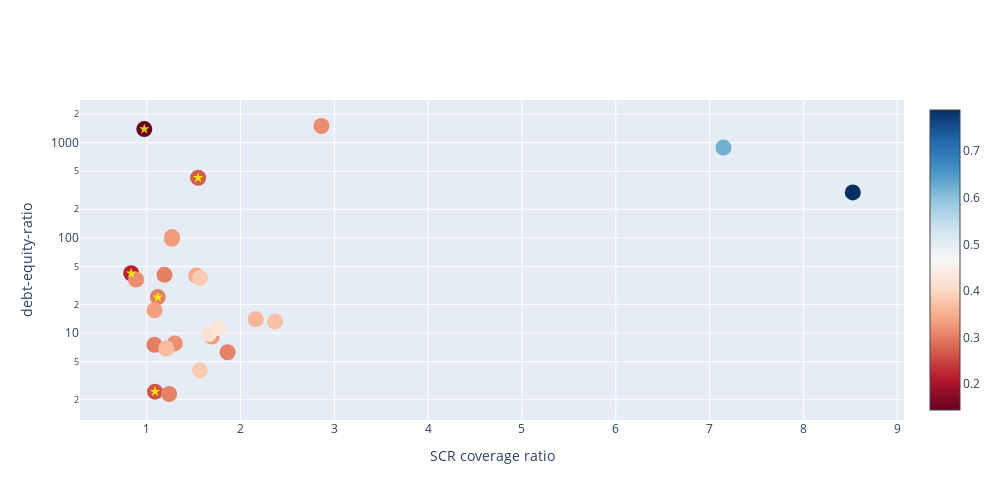

The notebook cell saved with this chart:
### Markdown cell above
#### Solvency Capital Ratio Coverage Ratio vs. Debt-Equity Ratio

Three of the five identified firms have low scr coverage ratio and a high level debt-to-equity ratio. This highlights that a double edged concern of not enough regulatory capital reserved and higher financial obligations from substantial debt.

### Code cell
fig = go.Figure()

x = 'SCR coverage ratio'
y = 'debt-equity-ratio'

fig.add_trace(
    go.Scatter(
        x=largest_firms_20[x],
        y=largest_firms_20[y],
        mode='markers',
        marker=dict(size=16, color=largest_firms_20['composite_score'], colorscale='RdBu', showscale=True),
        showlegend=False,
        hovertext=largest_firms_20.index
    )
)

fig.add_trace(
    go.Scatter(
        x=largest_firms_20[x][:5],
        y=largest_firms_20[y][:5],
        mode='markers',
        marker=dict(size=8, color='yellow', opacity=0.8, symbol='star'),
        showlegend=False,
        hovertext=largest_firms_20.index
    )
)

# format figure to make it look nice
fig.update_layout(
    xaxis_title=x,
    yaxis_title=y,
    width=1000,
    height=500,
    yaxis_type='log',
)
fig.show()

### Figure 1 — Plotly figure (JSON) as saved in the notebook; plotly's stock layout.template omitted (floating-point values rounded to 4 significant figures)
{"data": [{"hovertext": ["Firm 51", "Firm 17", "Firm 38", "Firm 210", "Firm 10", "Firm 301", "Firm 311", "Firm 234", "Firm 107", "Firm 120", "Firm 25", "Firm 276", "Firm 6", "Firm 105", "Firm 317", "Firm 101", "Firm 199", "Firm 73", "Firm 7", "Firm 34", "Firm 151", "Firm 4", "Firm 26", "Firm 30", "Firm 247", "Firm 104"], "marker": {"color": [0.1448, 0.2161, 0.2628, 0.2708, 0.3019, 0.3028, 0.3034, 0.3057, 0.3065, 0.3155, 0.3155, 0.3169, 0.3192, 0.3291, 0.3302, 0.3335, 0.3445, 0.3597, 0.3652, 0.3719, 0.3821, 0.3824, 0.4165, 0.4262, 0.6216, 0.7879], "colorscale": [[0, "rgb(103,0,31)"], [0.1, "rgb(178,24,43)"], [0.2, "rgb(214,96,77)"], [0.3, "rgb(244,165,130)"], [0.4, "rgb(253,219,199)"], [0.5, "rgb(247,247,247)"], [0.6, "rgb(209,229,240)"], [0.7, "rgb(146,197,222)"], [0.8, "rgb(67,147,195)"], [0.9, "rgb(33,102,172)"], [1, "rgb(5,48,97)"]], "showscale": true, "size": 16}, "mode": "markers", "showlegend": false, "type": "scatter", "x": [0.9736, 0.834, 1.088, 1.548, 1.117, 1.082, 1.189, 1.862, 1.238, 0.8864, 2.862, 1.27, 1.3, 1.693, 1.268, 1.082, 1.528, 2.161, 1.208, 2.367, 1.567, 1.565, 1.662, 1.762, 7.148, 8.527], "y": [1388.0, 42.53, 2.425, 427.9, 23.88, 7.54, 40.92, 6.301, 2.294, 36.59, 1496.0, 101.5, 7.787, 9.194, 97.73, 17.39, 40.17, 13.98, 6.893, 13.25, 38.02, 4.068, 9.77, 11.33, 887.5, 300.2]}, {"hovertext": ["Firm 51", "Firm 17", "Firm 38", "Firm 210", "Firm 10", "Firm 301", "Firm 311", "Firm 234", "Firm 107", "Firm 120", "Firm 25", "Firm 276", "Firm 6", "Firm 105", "Firm 317", "Firm 101", "Firm 199", "Firm 73", "Firm 7", "Firm 34", "Firm 151", "Firm 4", "Firm 26", "Firm 30", "Firm 247", "Firm 104"], "marker": {"color": "yellow", "opacity": 0.8, "size": 8, "symbol": "star"}, "mode": "markers", "showlegend": false, "type": "scatter", "x": [0.9736, 0.834, 1.088, 1.548, 1.117], "y": [1388.0, 42.53, 2.425, 427.9, 23.88]}], "layout": {"height": 500, "width": 1000, "xaxis": {"title": {"text": "SCR coverage ratio"}}, "yaxis": {"title": {"text": "debt-equity-ratio"}, "type": "log"}}}
